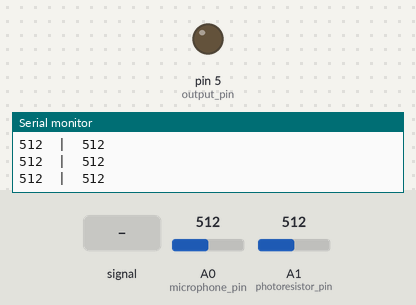
The sketch below on a simulated Arduino Uno, built with avr-gcc and run on an emulated ATmega328P. Parts: output pins drawn as LEDs (lit = HIGH), the last lines printed to the serial monitor. The test bench sets the inputs (shaded band); at power-on: A1 (photoresistor_pin) = 512, A0 (microphone_pin) = 512.

Above: at 1.2 s.
1.3 s: A1 (photoresistor_pin) set to 33
2.8 s: A1 (photoresistor_pin) set to 27
At 2.99 s:
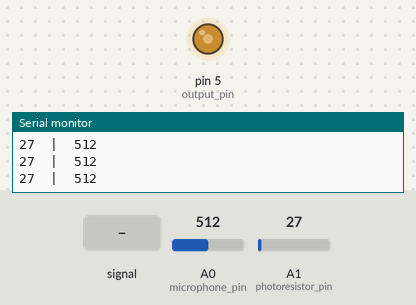
At 3.61 s:
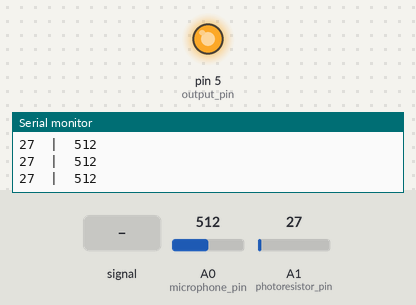
5.8 s: A0 (microphone_pin) set to 309
8.8 s: A0 (microphone_pin) set to 284
At 9.7 s:
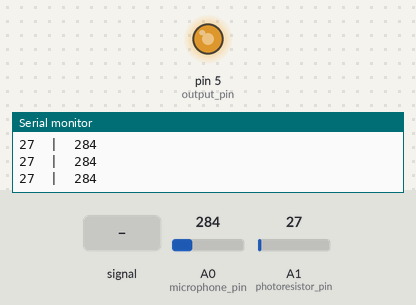
10.3 s: A0 (microphone_pin) fed a 200 Hz sine of ±81 counts around its level
13.3 s: A1 (photoresistor_pin) set to 122
Timing chart, 0 to 17.3 s (numbered marks = the images above; inputs shaded):
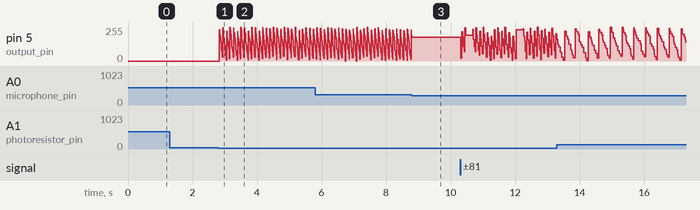

Measured:
- the behaviour switches between 31 and 30 on A1 (photoresistor_pin) (found by bisection; images 0 and 1)
- the behaviour switches between 300 and 299 on A0 (microphone_pin) (found by bisection; images 2 and 3)
- after the input at 2.8 s, pin 5 (output_pin): ramps from 255/255 to 4/255 and jumps back, once every 0.11 s
- after the input at 8.8 s, pin 5 (output_pin): goes on until 8.8 s, then stays 178/255

The sketch:

optoelektronikaPV2.ino
```cpp
int photoresistor_pin = A1;
int microphone_pin = A0;
int output_pin = 5;
int LED = 13;

int photoresistor;
int hPhotoresistor;
int microphone;
int hMicrophone;


int photoresistor_tres = 30; //minus
int microphone_tres = 300;   //plus


int measure = 1;

long int hTime;

void setup() {
  Serial.begin(9600);
  pinMode(photoresistor_pin, INPUT_PULLUP);
  pinMode(microphone_pin, INPUT);
  pinMode(output_pin, OUTPUT);
  digitalWrite(13, 0);
  analogWrite(output_pin, 0);
}

boolean photoresistor_treshold(int value) {
  if (value <= photoresistor_tres) {
    return true;
  }
  else {
    return false;
  }
}

boolean microphone_treshold(int value) {
  if (value >= microphone_tres) {
    return true;
  }
  else {
    return false;
  }
}

void time_snap() {
  hTime = millis();
}

float time_count() {
  int finalTime = millis() - hTime;
  float distance = (340.3 * finalTime) / 1000;
  return distance;
}


void outMe(float value) {
  float newVal = 53.57 * value;
  analogWrite(output_pin, int(newVal));
}


void loop() {
  photoresistor = analogRead(photoresistor_pin);
  microphone = analogRead(microphone_pin);

  Serial.print(photoresistor);
  Serial.print("  |  ");
  Serial.println(microphone);

  if (measure == 1) {
    if (photoresistor_treshold(photoresistor)) {
      measure = 2;
      time_snap();
      digitalWrite(LED,HIGH);
    }
  }
  if (measure == 2) {
    if (microphone_treshold(microphone)) {
      outMe(time_count());
      digitalWrite(LED,LOW);
    }
  }


}
```
